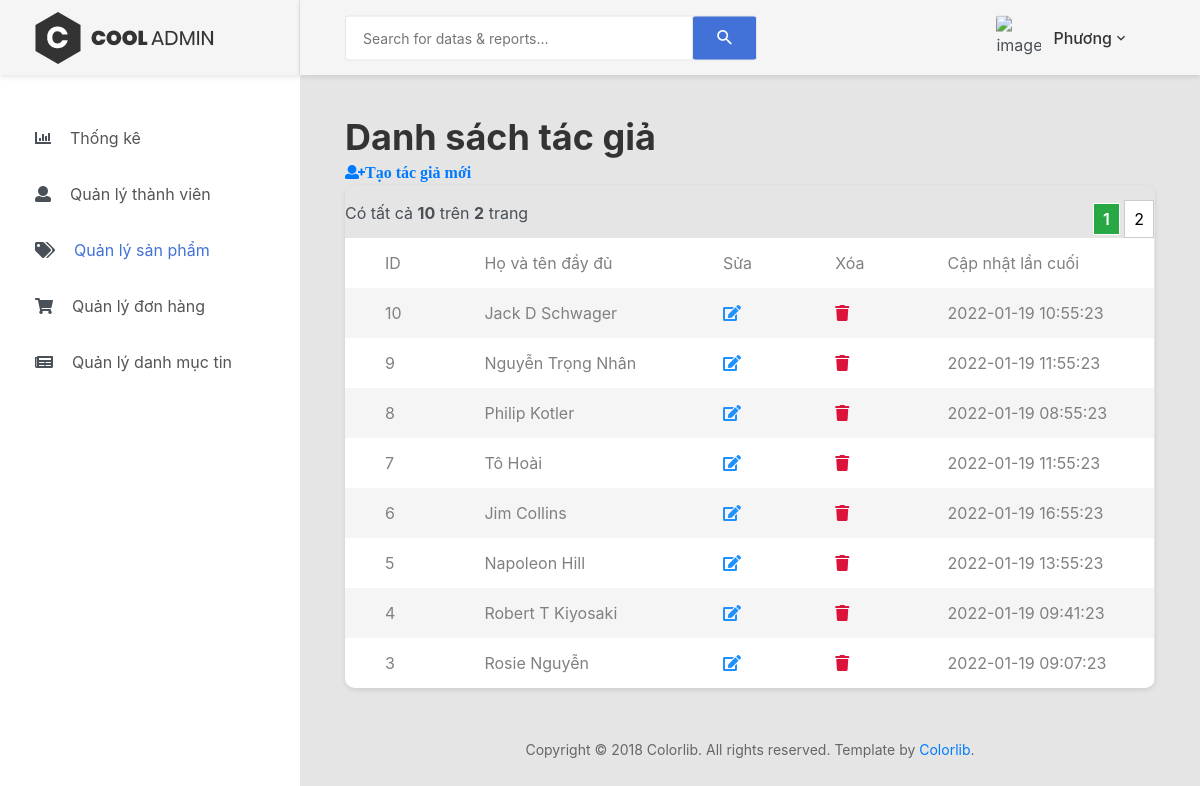
/admin/author.php (signed in), run on the app's committed database.
### tables this page shows
CREATE TABLE `authors` (
  `id` int(11) NOT NULL,
  `name` varchar(50) NOT NULL,
  `last_updated` datetime DEFAULT NULL
);

### admin/author.php (the view, shortened to what this page needs)
<?php
    include 'header.php';
     ?>
   <body>
        <?php if (empty($_SESSION['current_user'])) { ?>
            <a href="login.php">Đăng nhập để vào trang Admin</a>
            <?php
         } else {
        include 'menu_sidebar.php';
        ?>
        <div class="page-container">
    <?php include 'admin_navbar.php'; ?>
    <?php
        include '../connect_db.php';
        $item_per_page = (!empty($_GET['per_page'])) ? $_GET['per_page'] : 8;
        $current_page = (!empty($_GET['page'])) ? $_GET['page'] : 1;
        $offset = ($current_page - 1) * $item_per_page;
        $result = mysqli_query($con, "SELECT * FROM authors ORDER BY `id` DESC LIMIT " . $item_per_page . " OFFSET " . $offset);
        ?>
            <div class="main-content">
                <div class="section__content section__content--p30">
                    <div class="container-fluid">
                        <div class="row">
                             <div class="col-xl-12">
                                    <h1>Danh sách tác giả</h1>
                                    <a class="fa fa-user-plus" href="./author_create.php">Tạo tác giả mới</a>
                                <div class="table-responsive table--no-card m-b-30">
                            <?php
                            include './pagination.php';
                            ?>
                                    <table class="table table-borderless table-striped table-earning">
                                        <tr>
                                            <td>ID</td>
                                            <td>Họ và tên đầy đủ</td>
                                            <td>Sửa</td>
                                            <td>Xóa</td>
                                            <td>Cập nhật lần cuối</td>
                                        </tr>
                                        <?php
                                        while ($row = mysqli_fetch_array($result)) {
                                            ?>
                                            <tr>
                                                <td><?= $row['id'] ?></td>
                                                <td><?= $row['name'] ?></td>
                                                <td><a class="fa fa-edit" href="./author_edit.php?id=<?= $row['id'] ?>" style="color:dodgerblue"></a></td>
                                                <td><a class="fa fa-trash" href="./author_delete.php?id=<?= $row['id'] ?>" style="color:crimson"></a></td>
                                                <td><?= $row['last_updated'] ?></td>
                                            </tr>
                                        <?php } ?>
                                    </table>
                                </div>
                                </div>
                            </div>
                        <div class="row">
                            <div class="col-md-12">
                                <div class="copyright">
                                    <p>Copyright © 2018 Colorlib. All rights reserved. Template by <a href="https://colorlib.com">Colorlib</a>.</p>
                                </div>
                            </div>
                        </div>
                    </div>
                </div>
            </div>
        </div>
    <?php } ?>
</body>
</html>

### admin/author.php (style rules this page uses)
* { margin: 0; padding: 0; box-sizing: border-box; font-family: -apple-system,BlinkMacSystemFont,"Segoe UI",Roboto,"Helvetica Neue",Arial,sans-serif,"Apple Color Emoji","Segoe UI Emoji","Segoe UI Symbol","Noto Color Emoji"; color: #495057; }

### data on the page
authors: id "10", name "Jack D Schwager", last_updated "2022-01-19 10:55:23"
authors: id "9", name "Nguyễn Trọng Nhân", last_updated "2022-01-19 11:55:23"
authors: id "8", name "Philip Kotler", last_updated "2022-01-19 08:55:23"
authors: id "7", name "Tô Hoài", last_updated "2022-01-19 11:55:23"
authors: id "6", name "Jim Collins", last_updated "2022-01-19 16:55:23"
authors: id "5", name "Napoleon Hill", last_updated "2022-01-19 13:55:23"
authors: id "4", name "Robert T Kiyosaki", last_updated "2022-01-19 09:41:23"
authors: id "3", name "Rosie Nguyễn", last_updated "2022-01-19 09:07:23"

### other printed values
$currentUser['last_name'] "Phương"
$totalRecords "10"
$totalPages "2"
